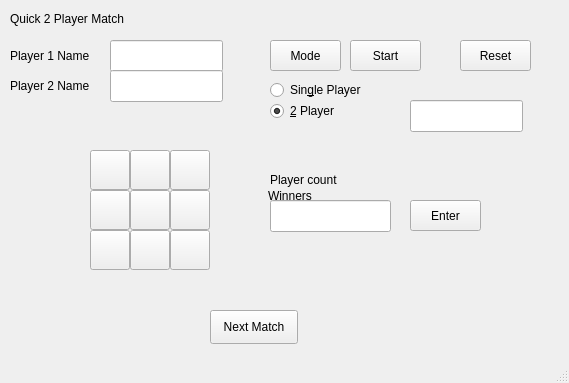
<?xml version="1.0" encoding="UTF-8"?>
<ui version="4.0">
 <class>MainWindow</class>
 <widget class="QMainWindow" name="MainWindow">
  <property name="geometry">
   <rect>
    <x>0</x>
    <y>0</y>
    <width>569</width>
    <height>383</height>
   </rect>
  </property>
  <property name="windowTitle">
   <string>MainWindow</string>
  </property>
  <property name="toolButtonStyle">
   <enum>Qt::ToolButtonTextBesideIcon</enum>
  </property>
  <property name="tabShape">
   <enum>QTabWidget::Rounded</enum>
  </property>
  <widget class="QWidget" name="centralWidget">
   <widget class="QLabel" name="label">
    <property name="geometry">
     <rect>
      <x>10</x>
      <y>40</y>
      <width>91</width>
      <height>31</height>
     </rect>
    </property>
    <property name="text">
     <string>Player 1 Name</string>
    </property>
   </widget>
   <widget class="QLabel" name="label_2">
    <property name="geometry">
     <rect>
      <x>10</x>
      <y>70</y>
      <width>91</width>
      <height>31</height>
     </rect>
    </property>
    <property name="text">
     <string>Player 2 Name</string>
    </property>
   </widget>
   <widget class="QLineEdit" name="lineEdit">
    <property name="geometry">
     <rect>
      <x>110</x>
      <y>40</y>
      <width>113</width>
      <height>32</height>
     </rect>
    </property>
    <property name="statusTip">
     <string/>
    </property>
    <property name="whatsThis">
     <string/>
    </property>
   </widget>
   <widget class="QLineEdit" name="lineEdit_2">
    <property name="geometry">
     <rect>
      <x>110</x>
      <y>70</y>
      <width>113</width>
      <height>32</height>
     </rect>
    </property>
   </widget>
   <widget class="QToolButton" name="toolButton">
    <property name="geometry">
     <rect>
      <x>90</x>
      <y>150</y>
      <width>40</width>
      <height>40</height>
     </rect>
    </property>
    <property name="text">
     <string/>
    </property>
   </widget>
   <widget class="QToolButton" name="toolButton_2">
    <property name="geometry">
     <rect>
      <x>130</x>
      <y>150</y>
      <width>40</width>
      <height>40</height>
     </rect>
    </property>
    <property name="text">
     <string/>
    </property>
   </widget>
   <widget class="QToolButton" name="toolButton_3">
    <property name="geometry">
     <rect>
      <x>170</x>
      <y>150</y>
      <width>40</width>
      <height>40</height>
     </rect>
    </property>
    <property name="text">
     <string/>
    </property>
   </widget>
   <widget class="QToolButton" name="toolButton_4">
    <property name="geometry">
     <rect>
      <x>90</x>
      <y>190</y>
      <width>40</width>
      <height>40</height>
     </rect>
    </property>
    <property name="text">
     <string/>
    </property>
   </widget>
   <widget class="QToolButton" name="toolButton_5">
    <property name="geometry">
     <rect>
      <x>130</x>
      <y>190</y>
      <width>40</width>
      <height>40</height>
     </rect>
    </property>
    <property name="text">
     <string/>
    </property>
   </widget>
   <widget class="QToolButton" name="toolButton_6">
    <property name="geometry">
     <rect>
      <x>170</x>
      <y>190</y>
      <width>40</width>
      <height>40</height>
     </rect>
    </property>
    <property name="text">
     <string/>
    </property>
   </widget>
   <widget class="QToolButton" name="toolButton_7">
    <property name="geometry">
     <rect>
      <x>90</x>
      <y>230</y>
      <width>40</width>
      <height>40</height>
     </rect>
    </property>
    <property name="text">
     <string/>
    </property>
   </widget>
   <widget class="QToolButton" name="toolButton_8">
    <property name="geometry">
     <rect>
      <x>130</x>
      <y>230</y>
      <width>40</width>
      <height>40</height>
     </rect>
    </property>
    <property name="text">
     <string/>
    </property>
   </widget>
   <widget class="QToolButton" name="toolButton_9">
    <property name="geometry">
     <rect>
      <x>170</x>
      <y>230</y>
      <width>40</width>
      <height>40</height>
     </rect>
    </property>
    <property name="text">
     <string/>
    </property>
   </widget>
   <widget class="QLabel" name="label_4">
    <property name="geometry">
     <rect>
      <x>0</x>
      <y>330</y>
      <width>211</width>
      <height>18</height>
     </rect>
    </property>
    <property name="text">
     <string/>
    </property>
   </widget>
   <widget class="QPushButton" name="pushButton">
    <property name="geometry">
     <rect>
      <x>350</x>
      <y>40</y>
      <width>71</width>
      <height>31</height>
     </rect>
    </property>
    <property name="text">
     <string>Start</string>
    </property>
   </widget>
   <widget class="QPushButton" name="pushButton_2">
    <property name="geometry">
     <rect>
      <x>460</x>
      <y>40</y>
      <width>71</width>
      <height>31</height>
     </rect>
    </property>
    <property name="text">
     <string>Reset</string>
    </property>
   </widget>
   <widget class="QPushButton" name="pushButton_3">
    <property name="geometry">
     <rect>
      <x>270</x>
      <y>40</y>
      <width>71</width>
      <height>31</height>
     </rect>
    </property>
    <property name="text">
     <string>Mode</string>
    </property>
   </widget>
   <widget class="QRadioButton" name="radioButton">
    <property name="geometry">
     <rect>
      <x>270</x>
      <y>80</y>
      <width>105</width>
      <height>20</height>
     </rect>
    </property>
    <property name="text">
     <string>Sin&amp;gle Player</string>
    </property>
    <property name="checked">
     <bool>false</bool>
    </property>
   </widget>
   <widget class="QRadioButton" name="radioButton_2">
    <property name="geometry">
     <rect>
      <x>270</x>
      <y>100</y>
      <width>105</width>
      <height>22</height>
     </rect>
    </property>
    <property name="text">
     <string>&amp;2 Player</string>
    </property>
    <property name="checked">
     <bool>true</bool>
    </property>
   </widget>
   <widget class="QLabel" name="label_3">
    <property name="geometry">
     <rect>
      <x>10</x>
      <y>10</y>
      <width>141</width>
      <height>18</height>
     </rect>
    </property>
    <property name="text">
     <string>Quick 2 Player Match</string>
    </property>
   </widget>
   <widget class="QLineEdit" name="lineEdit_3">
    <property name="geometry">
     <rect>
      <x>270</x>
      <y>200</y>
      <width>121</width>
      <height>32</height>
     </rect>
    </property>
   </widget>
   <widget class="QLabel" name="label_5">
    <property name="geometry">
     <rect>
      <x>270</x>
      <y>170</y>
      <width>131</width>
      <height>20</height>
     </rect>
    </property>
    <property name="text">
     <string>Player count</string>
    </property>
   </widget>
   <widget class="QLineEdit" name="lineEdit_4">
    <property name="geometry">
     <rect>
      <x>410</x>
      <y>100</y>
      <width>113</width>
      <height>32</height>
     </rect>
    </property>
   </widget>
   <widget class="QLabel" name="label_6">
    <property name="geometry">
     <rect>
      <x>460</x>
      <y>330</y>
      <width>101</width>
      <height>18</height>
     </rect>
    </property>
    <property name="text">
     <string/>
    </property>
   </widget>
   <widget class="QPushButton" name="pushButton_4">
    <property name="geometry">
     <rect>
      <x>410</x>
      <y>200</y>
      <width>71</width>
      <height>31</height>
     </rect>
    </property>
    <property name="text">
     <string>Enter</string>
    </property>
   </widget>
   <widget class="QPushButton" name="pushButton_5">
    <property name="geometry">
     <rect>
      <x>210</x>
      <y>310</y>
      <width>88</width>
      <height>34</height>
     </rect>
    </property>
    <property name="text">
     <string>Next Match</string>
    </property>
   </widget>
   <widget class="QLabel" name="label_8">
    <property name="geometry">
     <rect>
      <x>10</x>
      <y>120</y>
      <width>241</width>
      <height>20</height>
     </rect>
    </property>
    <property name="text">
     <string/>
    </property>
   </widget>
   <widget class="QLabel" name="label_9">
    <property name="geometry">
     <rect>
      <x>30</x>
      <y>280</y>
      <width>201</width>
      <height>16</height>
     </rect>
    </property>
    <property name="text">
     <string/>
    </property>
   </widget>
   <widget class="QLabel" name="label_10">
    <property name="geometry">
     <rect>
      <x>268</x>
      <y>90</y>
      <width>261</width>
      <height>211</height>
     </rect>
    </property>
    <property name="text">
     <string>Winners</string>
    </property>
   </widget>
   <zorder>label_10</zorder>
   <zorder>label</zorder>
   <zorder>label_2</zorder>
   <zorder>lineEdit</zorder>
   <zorder>lineEdit_2</zorder>
   <zorder>toolButton</zorder>
   <zorder>toolButton_2</zorder>
   <zorder>toolButton_3</zorder>
   <zorder>toolButton_4</zorder>
   <zorder>toolButton_5</zorder>
   <zorder>toolButton_6</zorder>
   <zorder>toolButton_7</zorder>
   <zorder>toolButton_8</zorder>
   <zorder>toolButton_9</zorder>
   <zorder>label_4</zorder>
   <zorder>pushButton</zorder>
   <zorder>pushButton_2</zorder>
   <zorder>pushButton_3</zorder>
   <zorder>radioButton</zorder>
   <zorder>radioButton_2</zorder>
   <zorder>label_3</zorder>
   <zorder>lineEdit_3</zorder>
   <zorder>label_5</zorder>
   <zorder>lineEdit_4</zorder>
   <zorder>label_6</zorder>
   <zorder>pushButton_4</zorder>
   <zorder>pushButton_5</zorder>
   <zorder>label_8</zorder>
   <zorder>label_9</zorder>
  </widget>
  <widget class="QStatusBar" name="statusBar"/>
 </widget>
 <layoutdefault spacing="6" margin="11"/>
 <resources/>
 <connections/>
</ui>
